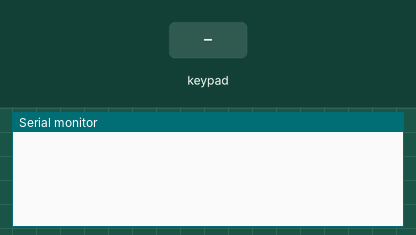
This sketch was run on a simulated Arduino Uno, built with avr-gcc and run on an emulated ATmega328P. Parts: the last lines printed to the serial monitor. The inputs (shaded band) are chosen by the test bench.

Above: at 1.2 s.
1.3 s: key '1' pressed
At 1.8 s:
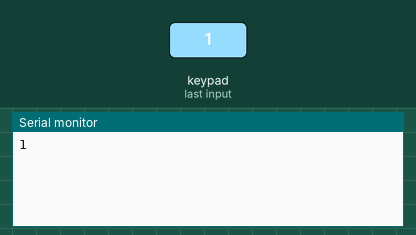
2.8 s: keypad keys 1 2 3 4 pressed 0.4 s apart
At 3.86 s:
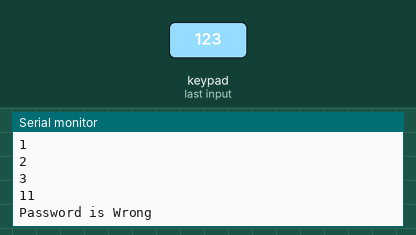
5.9 s: key 'A' pressed
At 6.6 s:
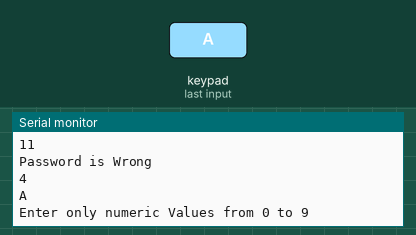
7.4 s: keypad keys 1 2 3 4 # pressed 0.4 s apart
At 10.2 s:
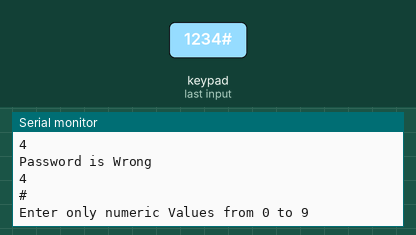
10.9 s: key 'B' pressed
At 11.6 s:
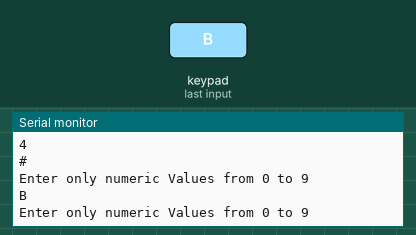
12.4 s: keypad keys 1 2 3 4 * pressed 0.4 s apart
At 15.2 s:
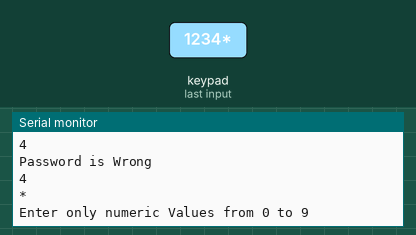
Timing chart, 0 to 16.7 s (numbered marks = the images above; inputs shaded):
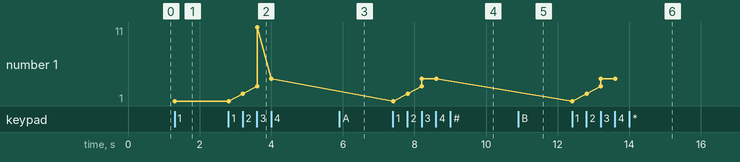

Measured:
- after the input at 1.3 s, the serial monitor: prints a new line at once (image 1)
- after the input at 2.8 s, the serial monitor: prints a new line after 0.40 s (image 2)
- after the input at 5.9 s, the serial monitor: prints a new line at once (image 3)
- after the input at 7.4 s, the serial monitor: prints a new line at once (image 4)
- after the input at 10.9 s, the serial monitor: prints a new line at once (image 5)
- after the input at 12.4 s, the serial monitor: prints a new line at once (image 6)
- plotted number 1: 1 → 4 after the input at 2.8 s

The sketch:

Keypad_Auth_02.ino.ino
```cpp
#include <Keypad.h> //include header file

// Define the rows and columns of the keypad 4x4
const byte ROWS = 4; // Four rows
const byte COLS = 4; // Four columns

// Define the symbols on the buttons of the keypad using two diementions array
char keys[ROWS][COLS] = {
  {'1','2','3','A'},
  {'4','5','6','B'},
  {'7','8','9','C'},
  {'*','0','#','D'}
};

// Connect keypad ROW0, ROW1, ROW2 and ROW3 to these Arduino pins.(digital pins)
byte rowPins[ROWS] = {9, 8, 7, 6}; // Rows 0 to 3

// Connect keypad COL0, COL1 and COL2 to these Arduino pins.(digital pins)
byte colPins[COLS] = {5, 4, 3, 2}; // Columns 0 to 3

// Create the Keypad object
Keypad mykeypad = Keypad(makeKeymap(keys), rowPins, colPins, ROWS, COLS);//takes function that takes keys as a map
//////////////////////////////////GLOBAL VARIABLES//////////////////////////////////////////
char enteredPassword[4];//store entered password entered by user in an array
byte i = 0;//global counter to  iterate over entered password
char correctPassword[4] = {'1','2','3','4'};// store correct password in an array

bool isTruePassword = false;
// byte countWrong = 0; another method to verify authentaction
char symbols[6] = {'A','B','C','D','#','*'};

//////////////////////////////GLOBAL FUNCTIONS/////////////////////////////////////
void accessSymbols(char symbol);
void enterPassword();
void passwordCheck();
void confirmPassword();
void resetPassword();
void clearPassword();
//////////////////////////////////SETUP FUNCTION///////////////////////////////////
void setup() {
  Serial.begin(9600);//initate bandwidth of data to 9600 with serial monitor
}
////////////////////////////LOOP FUNCTION///////////////////////////////////////////
void loop() {
  // Get the key pressed on the keypad
  // label:
  // char key = mykeypad.getKey();
  enterPassword();
  passwordCheck();

  // Check if a key is pressed
  // if (key) {
  //   // Print the key to the serial monitor
  //   Serial.println(key);
  //   for(byte rows = 0;rows < ROWS;rows++)
  //   {
  //     if(key == keys[rows][3] || key == keys[3][2] || key == keys[3][0])
  //     {
  //       Serial.println("Enter only numeric Values from 0 to 9");
  //  		  goto label;
  //       break;
  //     }
  //   }

  //   enteredPassword[i] = key;
  //   i++;

  // }

  // if(i >= 4) // must be 4 casuse less than 4 will not store 4 digits
  // {
  //     for(byte j = 0;j < 4;j++)
  // 	  {
  //       Serial.print(enteredPassword[j]);
  //       if(enteredPassword[j] != correctPassword[j])
  //       {
  //         // countWrong++;
  //         isTruePassword = true;
  //         break;
  //       }

  //   }
  //   Serial.println();
  //   i = 0;

  //   // if(countWrong)
  //   //     Serial.println("Password is Wrong");
  //   // else
  //   //      Serial.println("Password is Correct");
  //   // countWrong = 0;

  //   if(isTruePassword)
  //       Serial.println("Password is Wrong");
  //   else
  //        Serial.println("Password is Correct");
  //   isTruePassword = false;
  // }
}


void accessSymbols(char symbol)
{
  for(byte l = 0;l < 6;l++)
  {

    switch (symbol)
    {
      case 'A':
        resetPassword();
        break;
      case 'B':
        confirmPassword();
        break;
      case 'C':
        clearPassword();
        break;
      case 'D':
        enterPassword();
        break;
    }
  }
}
void enterPassword()//local key has same name
{
  label:
  char key = mykeypad.getKey();
  // Check if a key is pressed
  if (key) {
    // Print the key to the serial monitor
    Serial.println(key);
    for(byte rows = 0;rows < ROWS;rows++)
    {
      if(key == keys[rows][3] || key == keys[3][2] || key == keys[3][0])
      {
        Serial.println("Enter only numeric Values from 0 to 9");
   		  goto label;
        break;
      }
    }

    enteredPassword[i] = key;
    i++;

  }
}
void passwordCheck()
{
  if(i >= 4) // must be 4 casuse less than 4 will not store 4 digits
  {
      for(byte j = 0;j < 4;j++)
  	  {
        Serial.print(enteredPassword[j]);
        if(enteredPassword[j] != correctPassword[j])
        {
          // countWrong++;
          isTruePassword = true;
          break;
        }

    }
    Serial.println();
    i = 0;

    // if(countWrong)
    //     Serial.println("Password is Wrong");
    // else
    //      Serial.println("Password is Correct");
    // countWrong = 0;

    if(isTruePassword)
        Serial.println("Password is Wrong");
    else
         Serial.println("Password is Correct");
    isTruePassword = false;
	}
}
```
